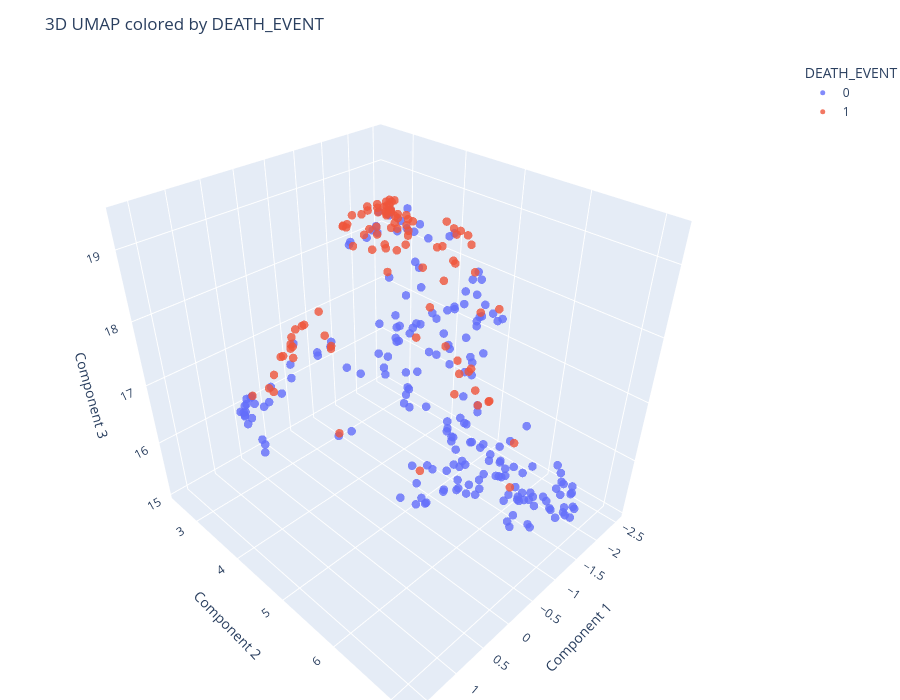

Notebook cell for this chart:
### Markdown cell above
## UMAP

### Code cell
umap = u.UMAP(n_components=3, n_neighbors=30, min_dist=0.0)
X_umap = umap.fit_transform(X)

df_umap = pd.DataFrame(X_umap, columns=["UMAP_1", "UMAP_2", "UMAP_3"])
df_umap[TARGET_COL] = y.values

joblib.dump(df_umap, os.path.join(OUTPUT_DIR, 'df_umap.pkl'))
plot_3d(X_umap, y, algorithm="UMAP", target_name=TARGET_COL)
